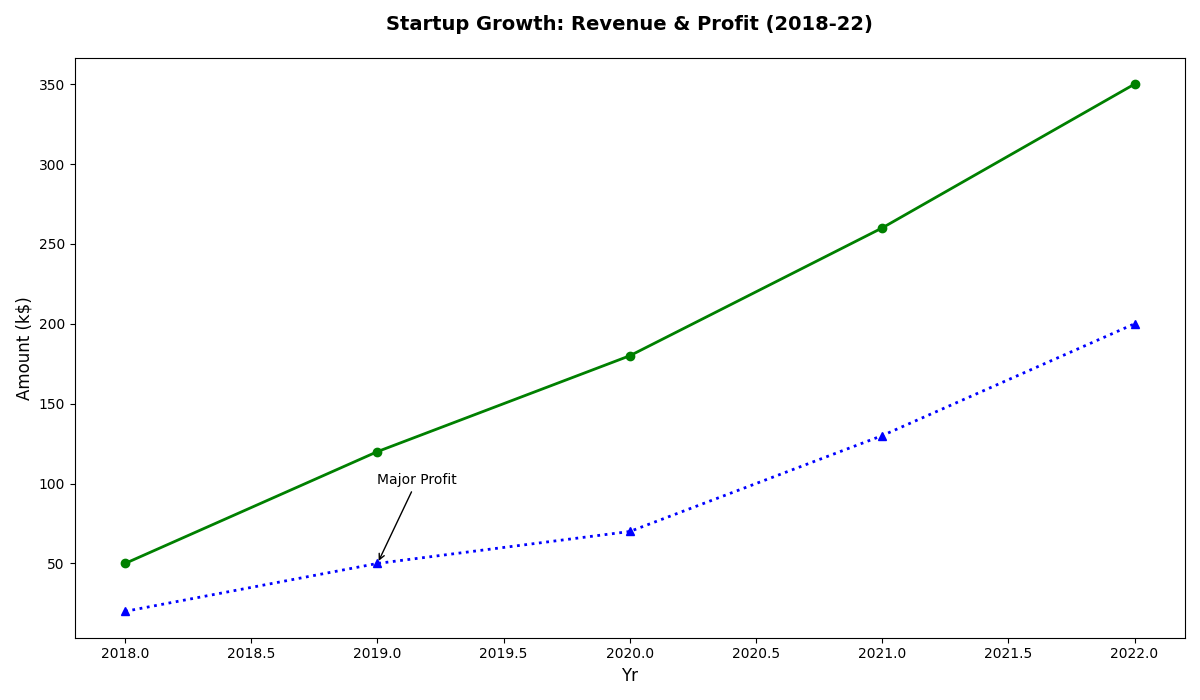

Recreate this plot in Python.
import matplotlib.pyplot as plt
import numpy as np

years = np.arange(2018, 2023)
revenue = np.array([50, 120, 180, 260, 350])
profit = revenue - np.array([30, 70, 110, 130, 150])

fig, ax = plt.subplots(figsize=(12, 7))

# Shuffle the assigned colors: swap 'blue' for 'green' and 'green' for 'blue'
ax.plot(years, revenue, marker='o', linestyle='-', linewidth=2, color='green')
ax.plot(years, profit, marker='^', linestyle=':', linewidth=2, color='blue')

ax.set_xlabel('Yr', fontsize=12)
ax.set_ylabel('Amount (k$)', fontsize=12)
ax.set_title("Startup Growth: Revenue & Profit (2018-22)", fontsize=14, fontweight='bold', pad=20)

ax.annotate('Major Profit', xy=(2019, profit[1]), xytext=(2019, profit[1] + 50),
            arrowprops=dict(facecolor='black', arrowstyle='->'), fontsize=10)

plt.tight_layout()
plt.show()
